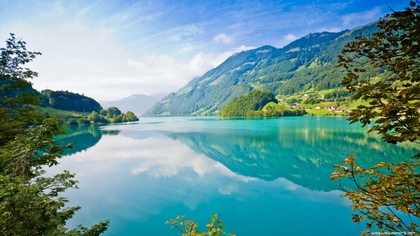
%> input picture image1.jpg, 420 x 236 px, shrunk from 3840 x 2160 before the run
$ octave BSEE19047.m   (GNU Octave 9; MATLAB toolbox functions it lacks are replaced by stand-ins)
%> lines starting %> are read from the running program, lines starting %| are printed output that depends on the picture
A1=imread("image1.jpg");
%> A1 is the input picture: size 236x420x3 uint8; mean R, G, B 101.7, 149.4, 152.2
A2=imread("image2.jpg");
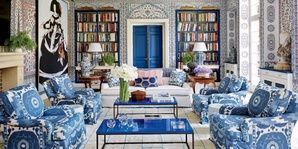
%> input picture image2.jpg, 298 x 149 px, shrunk from 2727 x 1363 before the run
%> A2 is the input picture: size 149x298x3 uint8; mean R, G, B 128.5, 134.3, 141.6
A3=imread("image3.jpg");
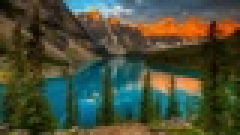
%> input picture image3.jpg, 80 x 45 px, shrunk from 728 x 410 before the run (shown 3 times larger)
%> A3 is the input picture: size 45x80x3 uint8; mean R, G, B 72.1, 77.3, 55.8
A4=imread("image4.jpg");
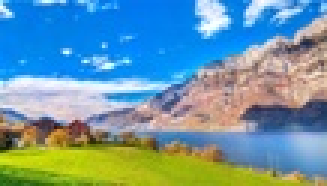
%> input picture image4.jpg, 109 x 62 px, shrunk from 1000 x 563 before the run (shown 3 times larger)
%> A4 is the input picture: size 62x109x3 uint8; mean R, G, B 109.5, 151.8, 165.5
A5=imread("image5.jpg");
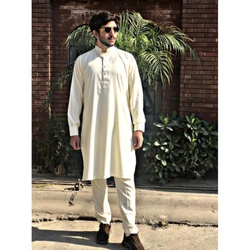
%> input picture image5.jpg, 250 x 250 px, shrunk from 2289 x 2289 before the run
%> A5 is the input picture: size 250x250x3 uint8; mean R, G, B 151.4, 144.6, 133.5
B1=rgb2gray(A1);
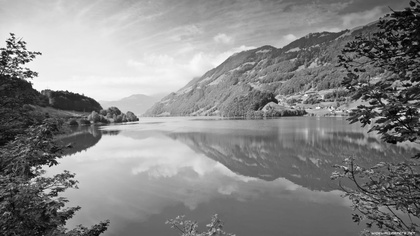
%> B1: size 236x420 uint8; min 0, max 254, mean 135.5
B2=rgb2gray(A2);
B3=rgb2gray(A3);
B4=rgb2gray(A4);
B5=rgb2gray(A5);
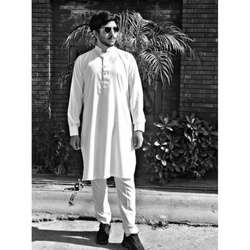
%> B5: size 250x250 uint8; min 0, max 255, mean 145.4
C1=double(B1);
C2=double(B2);
C3=double(B3);
C4=double(B4);
C5=double(B5);
[U1, S1, V1]=svd(C1);
[U2, S2, V2]=svd(C2);
[U3, S3, V3]=svd(C3);
[U4, S4, V4]=svd(C4);
[U5, S5, V5]=svd(C5);
D1=diag(S1);
%> D1 = 236 values, max 45020.2 at index 1, min 9.3 at index 236, mean 600.3
D2=diag(S2);
%> D2 = 149 values, max 28747.5 at index 1, min 57.01 at index 149, mean 750.4
D3=diag(S3);
%> D3 = 45 values, max 4629.6 at index 1, min 16.33 at index 45, mean 251.4
D4=diag(S4);
%> D4 = 62 values, max 11699.2 at index 1, min 18.2 at index 62, mean 415.7
D5=diag(S5);
%> D5 = 250 values, max 40722 at index 1, min 0 at index 247, mean 479.6
plot(D1);
%> figure, not shown here; curve peaks at x = 1, y = 45020.2
plot(D2);
%> figure, not shown here; curve peaks at x = 1, y = 28747.5
plot(D3);
%> figure, not shown here; curve peaks at x = 1, y = 4629.6
plot(D4);
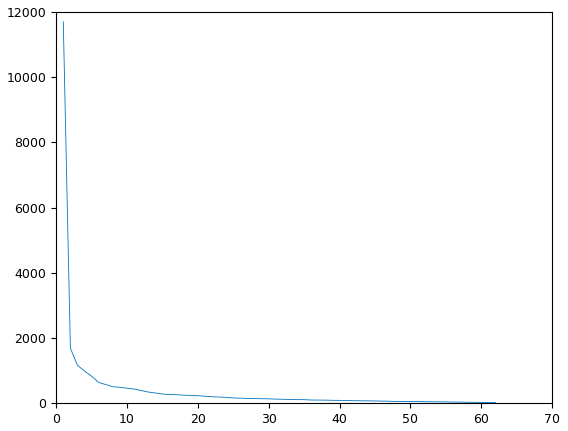
%> figure redrawn from the program's plot data; curve peaks at x = 1, y = 11699.2
plot(D5);
%> figure, not shown here; curve peaks at x = 1, y = 40722
for i=1:5
    for j=1:5
        S1(i,j)=0;
        S2(i,j)=0;
        S3(i,j)=0;
        S4(i,j)=0;
        S5(i,j)=0;
    end
end
RC1=U1*S1*V1';
RC2=U2*S2*V2';
RC3=U3*S3*V3';
RC4=U4*S4*V4';
RC5=U5*S5*V5';
error1=immse(C1,RC1);
%> error1 = 21382.1
error2=immse(C2,RC2);
%> error2 = 20002.1
error3=immse(C3,RC3);
%> error3 = 6446.3
error4=immse(C4,RC4);
%> error4 = 21120.4
error5=immse(C5,RC5);
%> error5 = 28871.1
